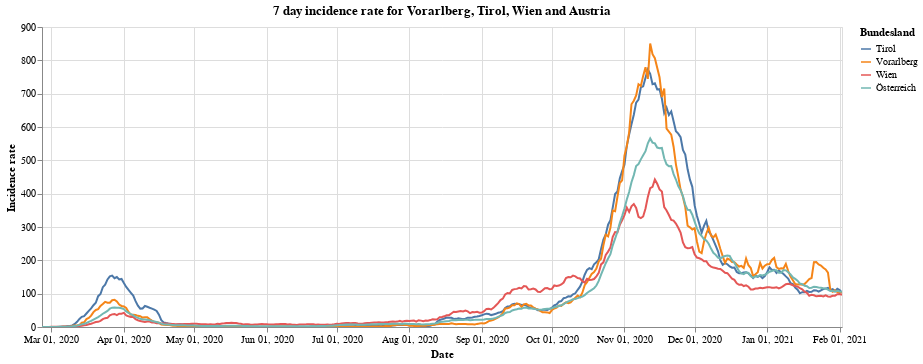

The cell this chart's notebook holds for it:
### Markdown cell above
Next we have the 7 day incidence rate for states of Vorarlberg, Tirol and Wien compared to all of Austria.

### Code cell
#collapse
bars = alt.Chart(vol_tyr_wien_at).mark_line().encode(
    x=alt.X("yearmonthdate(Time):T", axis=alt.Axis(title='Date')),
    y=alt.Y("SiebenTageInzidenzFaelle:Q", axis=alt.Axis(title='Incidence rate')),
    tooltip='Bundesland',
    color='Bundesland'
).properties(title='7 day incidence rate for Vorarlberg, Tirol, Wien and Austria', width=800).interactive()
bars
#alt.layer(bars, data=at_data).facet(alt.Row('Bundesland'), columns=1)

### Figure 1 — Vega-Lite specification as saved in the notebook (floating-point values rounded to 4 significant figures; data arrays with more than 128 entries replaced by an {"elided": "..."} marker saying what was removed)
{"config": {"view": {"continuousWidth": 400, "continuousHeight": 300}}, "data": {"name": "data-ad43d81c8edb80b340db36b9b7ad14b3"}, "mark": "line", "encoding": {"color": {"type": "nominal", "field": "Bundesland"}, "tooltip": {"type": "nominal", "field": "Bundesland"}, "x": {"type": "temporal", "axis": {"title": "Date"}, "field": "Time", "timeUnit": "yearmonthdate"}, "y": {"type": "quantitative", "axis": {"title": "Incidence rate"}, "field": "SiebenTageInzidenzFaelle"}}, "selection": {"selector001": {"type": "interval", "bind": "scales", "encodings": ["x", "y"]}}, "title": "7 day incidence rate for Vorarlberg, Tirol, Wien and Austria", "width": 800, "$schema": "https://vega.github.io/schema/vega-lite/v4.8.1.json", "datasets": {"data-ad43d81c8edb80b340db36b9b7ad14b3": {"elided": "1372 records"}}}
